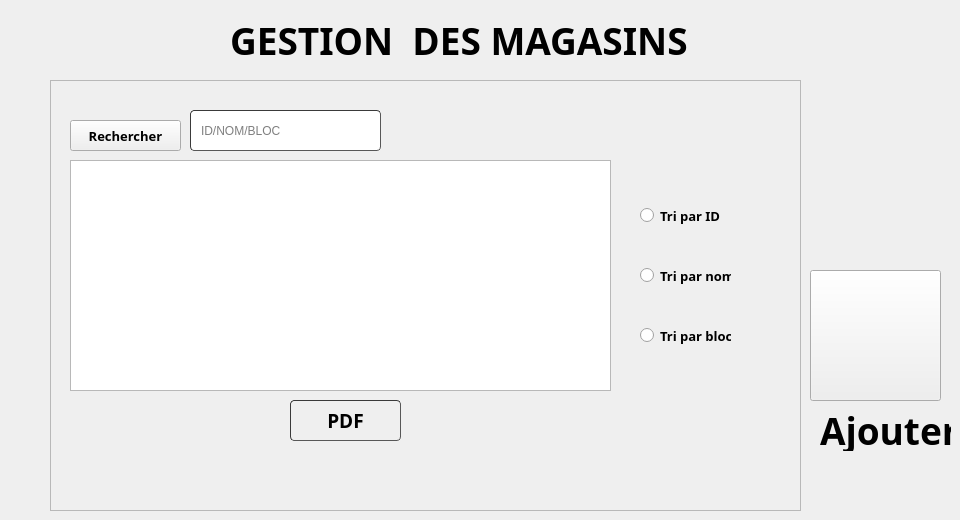
      <widget class="QWidget" name="tab_4">
       <attribute name="title">
        <string>Afficher magasin</string>
       </attribute>
       <widget class="QFrame" name="frame_2">
        <property name="geometry">
         <rect>
          <x>50</x>
          <y>80</y>
          <width>751</width>
          <height>431</height>
         </rect>
        </property>
        <property name="styleSheet">
         <string notr="true"/>
        </property>
        <property name="frameShape">
         <enum>QFrame::StyledPanel</enum>
        </property>
        <property name="frameShadow">
         <enum>QFrame::Raised</enum>
        </property>
        <widget class="QTableView" name="tableView_mag">
         <property name="geometry">
          <rect>
           <x>20</x>
           <y>80</y>
           <width>541</width>
           <height>231</height>
          </rect>
         </property>
         <property name="styleSheet">
          <string notr="true"/>
         </property>
         <property name="selectionMode">
          <enum>QAbstractItemView::SingleSelection</enum>
         </property>
         <property name="selectionBehavior">
          <enum>QAbstractItemView::SelectRows</enum>
         </property>
        </widget>
        <widget class="QPushButton" name="pushButton_recherche">
         <property name="geometry">
          <rect>
           <x>20</x>
           <y>40</y>
           <width>111</width>
           <height>31</height>
          </rect>
         </property>
         <property name="font">
          <font>
           <family>Trebuchet MS</family>
           <pointsize>10</pointsize>
           <weight>75</weight>
           <bold>true</bold>
          </font>
         </property>
         <property name="text">
          <string>Rechercher</string>
         </property>
         <property name="icon">
          <iconset resource="Resources.qrc">
           <normaloff>:/images/recherhche.png</normaloff>:/images/recherhche.png</iconset>
         </property>
         <property name="iconSize">
          <size>
           <width>30</width>
           <height>30</height>
          </size>
         </property>
        </widget>
        <widget class="QLineEdit" name="lineEdit_rechercher">
         <property name="geometry">
          <rect>
           <x>140</x>
           <y>30</y>
           <width>191</width>
           <height>41</height>
          </rect>
         </property>
         <property name="styleSheet">
          <string notr="true">	border-width: 1px; border-radius: 4px;
	border-color: rgb(58, 58, 58);
	border-style: inset;
	padding: 0 8px;


	selection-background-color: rgb(187, 187, 187);
	selection-color: rgb(60, 63, 65);</string>
         </property>
         <property name="placeholderText">
          <string>ID/NOM/BLOC</string>
         </property>
        </widget>
        <widget class="QRadioButton" name="radioButton_2">
         <property name="geometry">
          <rect>
           <x>590</x>
           <y>120</y>
           <width>91</width>
           <height>31</height>
          </rect>
         </property>
         <property name="font">
          <font>
           <family>Century Gothic</family>
           <pointsize>10</pointsize>
           <weight>75</weight>
           <italic>false</italic>
           <bold>true</bold>
           <underline>false</underline>
          </font>
         </property>
         <property name="styleSheet">
          <string notr="true"/>
         </property>
         <property name="text">
          <string>Tri par ID</string>
         </property>
        </widget>
        <widget class="QRadioButton" name="radioButton">
         <property name="geometry">
          <rect>
           <x>590</x>
           <y>180</y>
           <width>91</width>
           <height>31</height>
          </rect>
         </property>
         <property name="font">
          <font>
           <family>Century Gothic</family>
           <pointsize>10</pointsize>
           <weight>75</weight>
           <bold>true</bold>
          </font>
         </property>
         <property name="styleSheet">
          <string notr="true"/>
         </property>
         <property name="text">
          <string>Tri par nom</string>
         </property>
        </widget>
        <widget class="QRadioButton" name="radioButton_3">
         <property name="geometry">
          <rect>
           <x>590</x>
           <y>240</y>
           <width>91</width>
           <height>31</height>
          </rect>
         </property>
         <property name="font">
          <font>
           <family>Century Gothic</family>
           <pointsize>10</pointsize>
           <weight>75</weight>
           <bold>true</bold>
          </font>
         </property>
         <property name="styleSheet">
          <string notr="true"/>
         </property>
         <property name="text">
          <string>Tri par bloc</string>
         </property>
        </widget>
        <widget class="QPushButton" name="pushButton_pdf">
         <property name="geometry">
          <rect>
           <x>240</x>
           <y>320</y>
           <width>111</width>
           <height>41</height>
          </rect>
         </property>
         <property name="font">
          <font>
           <family>Trebuchet MS</family>
           <pointsize>14</pointsize>
           <weight>75</weight>
           <bold>true</bold>
          </font>
         </property>
         <property name="styleSheet">
          <string notr="true">border-width: 1px; border-radius: 4px;
	border-color: rgb(58, 58, 58);
	border-style: inset;
	padding: 0 8px;


	selection-color: rgb(60, 63, 65);</string>
         </property>
         <property name="text">
          <string>PDF</string>
         </property>
         <property name="icon">
          <iconset resource="Resources.qrc">
           <normaloff>:/images/pdf.png</normaloff>:/images/pdf.png</iconset>
         </property>
         <property name="iconSize">
          <size>
           <width>30</width>
           <height>30</height>
          </size>
         </property>
        </widget>
       </widget>
       <widget class="QLabel" name="label_7">
        <property name="geometry">
         <rect>
          <x>230</x>
          <y>20</y>
          <width>461</width>
          <height>41</height>
         </rect>
        </property>
        <property name="font">
         <font>
          <family>Trebuchet MS</family>
          <pointsize>28</pointsize>
          <weight>75</weight>
          <bold>true</bold>
         </font>
        </property>
        <property name="text">
         <string>GESTION  DES MAGASINS</string>
        </property>
       </widget>
       <widget class="QPushButton" name="pushButton_ajoutmag">
        <property name="geometry">
         <rect>
          <x>810</x>
          <y>270</y>
          <width>131</width>
          <height>131</height>
         </rect>
        </property>
        <property name="styleSheet">
         <string notr="true">
background-image: url(:/images/addmagasin.png);</string>
        </property>
        <property name="text">
         <string/>
        </property>
       </widget>
       <widget class="QLabel" name="label_8">
        <property name="geometry">
         <rect>
          <x>820</x>
          <y>410</y>
          <width>131</width>
          <height>41</height>
         </rect>
        </property>
        <property name="font">
         <font>
          <family>Trebuchet MS</family>
          <pointsize>28</pointsize>
          <weight>75</weight>
          <bold>true</bold>
         </font>
        </property>
        <property name="text">
         <string>Ajouter</string>
        </property>
       </widget>
      </widget>
